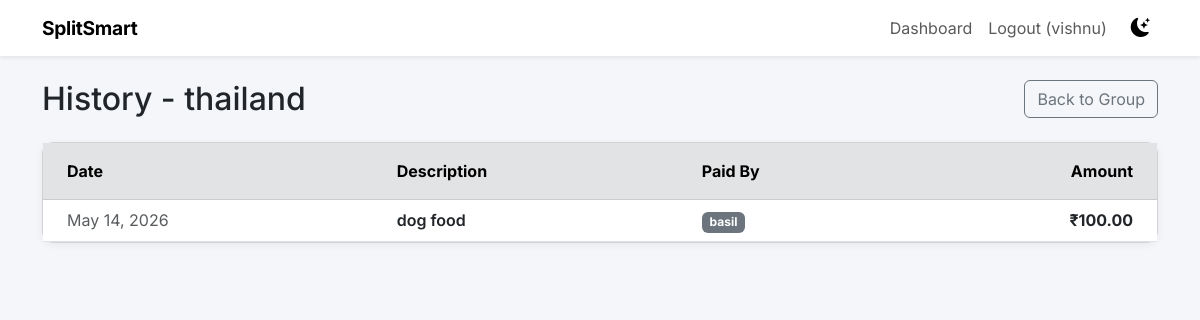
/app/group/3/expense/history/ (signed in), run on the app's committed database.
### expenses/models.py (models this page shows, shortened)
class Group(models.Model):
    name = models.CharField(max_length=255)
    members = models.ManyToManyField(User, related_name='expense_groups')
    created_at = models.DateTimeField(auto_now_add=True)

class Expense(models.Model):
    group = models.ForeignKey(Group, on_delete=models.CASCADE, related_name='expenses')
    title = models.CharField(max_length=255)
    amount = models.DecimalField(max_digits=10, decimal_places=2)
    paid_by = models.ForeignKey(User, on_delete=models.CASCADE, related_name='paid_expenses')
    date = models.DateTimeField(auto_now_add=True)

### expenses/views.py (the view)
# urls.py: path('group/<int:group_id>/expense/history/', views.expense_history, name='expense_history'),
@login_required
def expense_history(request, group_id):
    group = get_object_or_404(Group, id=group_id, members=request.user)
    expenses = group.expenses.all().order_by('-date')
    return render(request, 'expenses/expense_history.html', {'group': group, 'expenses': expenses})

### templates/expenses/expense_history.html (shortened to what this page needs)
{% extends 'base.html' %}
{% block content %}
<div class="row mb-4">
    <div class="col-12 d-flex justify-content-between align-items-center">
        <h2 class="mb-0">History - {{ group.name }}</h2>
        <a href="{% url 'group_detail' group.id %}" class="btn btn-outline-secondary">Back to Group</a>
    </div>
</div>
<div class="row">
    <div class="col-12">
        <div class="card">
            <div class="card-body p-0">
                {% if expenses %}
                    <div class="table-responsive">
                        <table class="table table-hover mb-0 align-middle">
                            <thead class="table-secondary">
                                <tr>
                                    <th class="py-3 px-4">Date</th>
                                    <th class="py-3 px-4">Description</th>
                                    <th class="py-3 px-4">Paid By</th>
                                    <th class="py-3 px-4 text-end">Amount</th>
                                </tr>
                            </thead>
                            <tbody>
                                {% for expense in expenses %}
                                    <tr>
                                        <td class="px-4 text-muted">{{ expense.date|date:"M d, Y" }}</td>
                                        <td class="px-4 fw-semibold">{{ expense.title }}</td>
                                        <td class="px-4">
                                            <span class="badge bg-secondary">{{ expense.paid_by.username }}</span>
                                        </td>
                                        <td class="px-4 text-end fw-bold">₹{{ expense.amount }}</td>
                                    </tr>
                                {% endfor %}
                            </tbody>
                        </table>
                    </div>
                {% else %}
                    <div class="p-5 text-center text-muted">
                        <h4>No expenses yet!</h4>
                        <p>Go ahead and add the first expense for this group.</p>
                        <a href="{% url 'add_expense' group.id %}" class="btn btn-primary mt-2">Add Expense</a>
                    </div>
                {% endif %}
            </div>
        </div>
    </div>
</div>
{% endblock %}

### templates/base.html (shortened to what this page needs)
<!DOCTYPE html>
<html lang="en" data-bs-theme="light">
<head>
    <link href="https://cdn.jsdelivr.net/npm/bootstrap@5.3.0/dist/css/bootstrap.min.css" rel="stylesheet">
    <link href="https://cdn.jsdelivr.net/npm/bootstrap-icons@1.11.0/font/bootstrap-icons.css" rel="stylesheet">
</head>
<body>
<nav class="navbar navbar-expand-lg shadow-sm mb-4">
  <div class="container">
    <a class="navbar-brand" href="{% url 'home' %}">SplitSmart</a>
    <div class="collapse navbar-collapse" id="navbarNav">
      <ul class="navbar-nav ms-auto align-items-center">
        {% if user.is_authenticated %}
            <li class="nav-item">
                <a class="nav-link" href="{% url 'dashboard' %}">Dashboard</a>
            </li>
            <li class="nav-item">
                <form action="{% url 'logout' %}" method="post" class="d-inline">
                    <button type="submit" class="btn btn-link nav-link">Logout ({{ user.username }})</button>
                </form>
            </li>
        {% endif %}
        <li class="nav-item ms-2">
            <button id="theme-toggle" title="Toggle dark/light mode">
                <i class="bi bi-moon-stars-fill" id="theme-icon"></i>
            </button>
        </li>
      </ul>
    </div>
  </div>
</nav>
<div class="container">
    {% block content %}
    {% endblock %}
</div>
</body>
</html>

### templates/base.html (style rules this page uses)
body { font-family: 'Inter', sans-serif; }
[data-bs-theme="light"] body { background-color: #f4f6f9; }
[data-bs-theme="light"] .navbar { background-color: #ffffff !important; }
[data-bs-theme="light"] .card { background-color: #ffffff; box-shadow: 0 2px 8px rgba(0,0,0,0.06); }
.navbar-brand { font-weight: 700; font-size: 1.2rem; letter-spacing: -0.3px; }
.card { border-radius: 12px; }
#theme-toggle { border: none; background: transparent; font-size: 1.2rem; cursor: pointer; padding: 4px 8px; border-radius: 8px; transition: background 0.2s; }

### data on the page
Group: name "thailand"
Expense: date "May 14, 2026", title "dog food", paid_by.username "basil", amount "100.00"

### other printed values
{{ user.username }} "vishnu"
